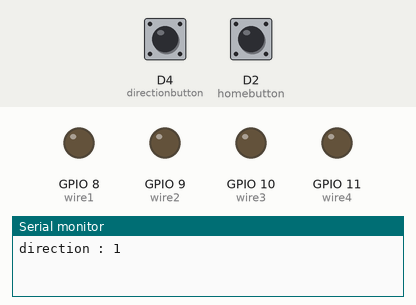
The sketch below on a simulated ESP8266 (NodeMCU). Shown: output pins drawn as LEDs (lit = HIGH), the last lines printed to the serial monitor. Inputs (shaded band) come from the test bench; at power-on: D4 (directionbutton) LOW, D2 (homebutton) HIGH.

Above: at 1.2 s.
1.3 s: D4 (directionbutton) pulled HIGH for 3.2 s
At 5.2 s:
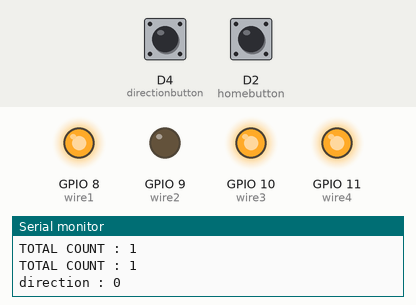
6.0 s: D4 (directionbutton) pulled HIGH for 0.15 s
At 6.5 s:
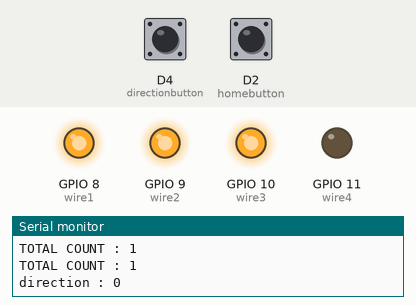
7.6 s: D4 (directionbutton) pulled HIGH for 1 s
At 8.8 s:
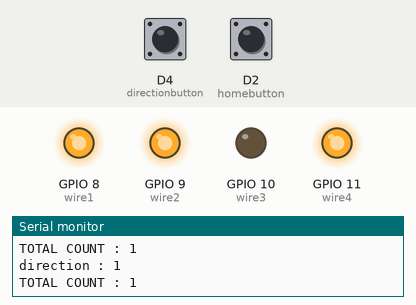
Timing chart, 0 to 10.6 s (numbered marks = the images above; inputs shaded):
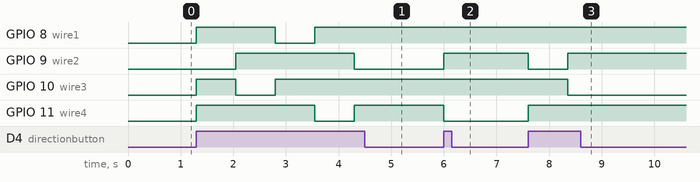

Measured:
- after the input at 1.3 s, GPIO 8 (wire1): LOW → HIGH at once, → LOW 1.5 s later, → HIGH 0.75 s later; GPIO 9 (wire2): LOW → HIGH after 0.75 s, → LOW 2.3 s later; GPIO 10 (wire3): LOW → HIGH at once, → LOW 0.75 s later, → HIGH 0.75 s later; GPIO 11 (wire4): LOW → HIGH at once, → LOW 2.3 s later, → HIGH 0.75 s later
- after the input at 6.0 s, GPIO 9 (wire2): LOW → HIGH at once; GPIO 11 (wire4): HIGH → LOW at once
- after the input at 7.6 s, GPIO 9 (wire2): HIGH → LOW at once, → HIGH 0.75 s later; GPIO 10 (wire3): HIGH → LOW after 0.75 s; GPIO 11 (wire4): LOW → HIGH at once

The sketch:

bipolar_stepmotor_bridge_eksen.ino
```cpp
// (licence header left out)
const int wire1 =  8;
const int wire2 =  9;
const int wire3 =  10;
const int wire4 =  11;
int speeddelay=1000;
int temp1=0;
const int homebutton =  4;
const int directionbutton =  2;
int counter=0;// ileri ya da geri son ilerleme sayısı.
int direct=0;//  yön değiştirme 0 ileri 1 geri
int totalcount=0;// toplam gidilen yol.
int homesw=0;
int cont=0;

void setup()
{Serial.begin(9600);

pinMode(homebutton, INPUT);
pinMode(directionbutton, INPUT);

  pinMode(wire1, OUTPUT);
  pinMode(wire2, OUTPUT);
  pinMode(wire3, OUTPUT);
  pinMode(wire4, OUTPUT);

}

void D1(){
    digitalWrite (wire1,HIGH);//A
    digitalWrite (wire2,LOW);//A NOT
    digitalWrite (wire3,HIGH);// B
    digitalWrite (wire4,HIGH);// B NOT
  delay(speeddelay);
}
void D2(){
  digitalWrite (wire1,HIGH);//A
  digitalWrite (wire2,HIGH);//A NOT
  digitalWrite (wire3,LOW);// B
  digitalWrite (wire4,HIGH);// B NOT
  delay(speeddelay);
}
void D3(){
      digitalWrite (wire1,LOW);//A
    digitalWrite (wire2,HIGH);//A NOT
    digitalWrite (wire3,HIGH);// B
    digitalWrite (wire4,HIGH);// B NOT
  delay(speeddelay);
}
void D4(){
    digitalWrite (wire1,HIGH);//A
    digitalWrite (wire2,HIGH);//A NOT
    digitalWrite (wire3,HIGH);// B
    digitalWrite (wire4,LOW);// B NOT
  delay(speeddelay);
}

void loop()
{
  cont=0;
    while(digitalRead(homebutton)==LOW)
{
if (cont==0){
   direct=1;
   homesw=1;
   //counter=counter+1;
   Serial.println("direction : "+String(direct));
  }
  cont=1;
}
cont=0;
    while(digitalRead(directionbutton)==LOW)
{
if (cont==0){
   direct=direct = !direct;// toggle çalışma
   Serial.println("direction : "+String(direct));
  }
  cont=1;
}


  //Serial.println("direction : "+String(direct));
  speeddelay=750;
  if (direct==0){
  counter--;
  }
 if (direct==1){
  counter++;
  }

  if (counter==5){
    counter=1;
  }
  if (counter<1){
    counter=4;
  }
  //Serial.println(" Counter : "+String(counter,DEC));


 /* if (digitalRead(homebutton)==LOW){
   direct=direct = !direct;// toggle çalışma
   homesw=1;
   Serial.println("direction : "+String(direct));
  }
  */

switch (counter) {
  case 1:
    D1();
    break;
  case 2:
    D2();
    break;
  case 3:
    D3();
    break;
  case 4:
    D4();
    break;
}
if (direct==0 && homesw==1){
  totalcount--;
}
if (direct==1 && homesw==1){
  totalcount++;
}
if (totalcount<1){
  //direct=direct = !direct;// toggle çalışma
  totalcount=1;
  Serial.println ("******** LiMiT SW BASILDI***********");
}
Serial.println("TOTAL COUNT : "+String(totalcount,DEC));

}
```
